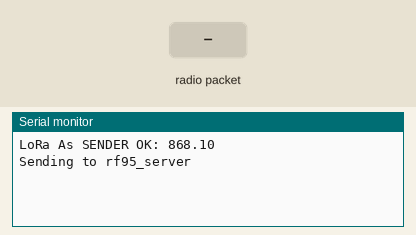
The sketch below on a simulated Arduino Uno, built with avr-gcc and run on an emulated ATmega328P. On the bench: the last lines printed to the serial monitor. The inputs (shaded band) are chosen by the test bench. No radio packets arrive unless stated.

Above: at 1.2 s.
1.3 s: radio packet "1" arrives
At 1.56 s:
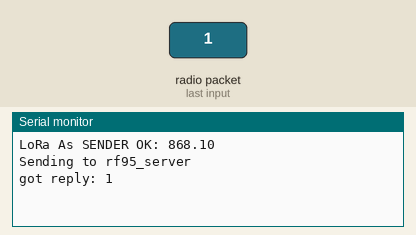
2.8 s: radio packet "0" arrives
At 3.8 s:
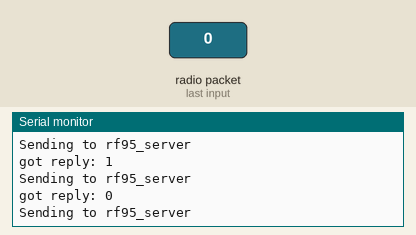
4.3 s: radio packet "2" arrives
At 4.57 s:
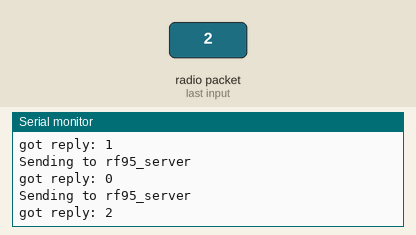

Measured:
- after the input at 1.3 s, the serial monitor: prints a new line at once (image 1)
- after the input at 2.8 s, the serial monitor: prints a new line at once (image 2)
- after the input at 4.3 s, the serial monitor: prints a new line at once (image 3)

The sketch:

client_RF95.ino
```cpp
#include <SPI.h>
#include <RH_RF95.h>


#define RFM95_CS 10
#define RFM95_RST 7
#define RFM95_INT 2

// Change frequency, must match RX's freq!
#define RF95_FREQ 868.1

// Singleton instance of the radio driver
RH_RF95 rf95(RFM95_CS, RFM95_INT);

//RH_RF95 rf95(5, 2); // Rocket Scream Mini Ultra Pro with the RFM95W
//RH_RF95 rf95(8, 3); // Adafruit Feather M0 with RFM95

// Need this on Arduino Zero with SerialUSB port (eg RocketScream Mini Ultra Pro)
//#define Serial SerialUSB

void setup()
{
  Serial.begin(9600);
  while (!Serial) ; // Wait for serial port to be available

  // call setup RF Lora function
  setupRF();
}

void loop()
{
  Serial.println("Sending to rf95_server");
  // Send a message to rf95_server
  uint8_t data[] = "Hello Putri!";
  rf95.send(data, sizeof(data));

  rf95.waitPacketSent();
  // Now wait for a reply
  uint8_t buf[RH_RF95_MAX_MESSAGE_LEN];
  uint8_t len = sizeof(buf);

  if (rf95.waitAvailableTimeout(6000))
  {
    // Should be a reply message for us now
    if (rf95.recv(buf, &len))
    {
      Serial.print("got reply: ");
      Serial.println((char*)buf);
    }
    else
    {
      Serial.println("recv failed");
    }
  }
  else
  {
    Serial.println("No reply, is rf95_server running?");
  }
  delay(400);
}


// Inisiai RF
void setupRF() {
  pinMode(RFM95_RST, OUTPUT);
  digitalWrite(RFM95_RST, HIGH);

  // manual reset
  digitalWrite(RFM95_RST, LOW);
  delay(10);
  digitalWrite(RFM95_RST, HIGH);
  delay(10);

  while (!rf95.init()) {
    Serial.println("LoRa radio init failed");
    while (1);
  }
  Serial.print("LoRa As SENDER OK: ");
  Serial.println(RF95_FREQ);

  // Defaults after init are 434.0MHz, modulation GFSK_Rb250Fd250, +13dbM
  if (!rf95.setFrequency(RF95_FREQ)) {
    Serial.println("setFrequency failed");
    while (1);
  }
  // Defaults after init are 434.0MHz, 13dBm, Bw = 125 kHz, Cr = 4/5, Sf = 128chips/symbol, CRC on
  // The default transmitter power is 13dBm, using PA_BOOST.
  // If you are using RFM95/96/97/98 modules which uses the PA_BOOST transmitter pin, then
  // you can set transmitter powers from 5 to 23 dBm:
  rf95.setTxPower(23, false);
}
```
